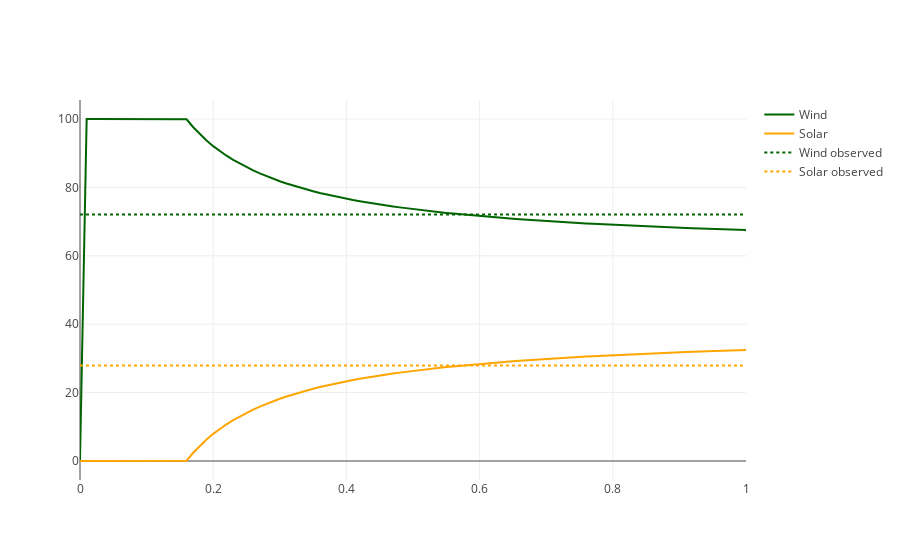

Write notebook code for a chart like this one.
### Code cell
def plot_renewable_shares(
        df: pd.DataFrame, 
        renewables: list[str]=["wind", "solar"],
        scenario: str="optimalRE",
    ):
    """Plot share of each renewable technology in total renewable generation.
    Args:
        df: dataframe with hourly results
        renewables: list of renewable technologies
        scenario: scenario to plot (usually: optimalRE)
    """
    df_ = (
        df
        [["scenario","share_renewable"] + renewables]
        .groupby(["scenario", "share_renewable"])[renewables]
        .sum()
        .assign(
            total=lambda x: x.sum(1)
        )
    )
    df_ = (df_.div(df_["total"], axis=0) * 100).fillna(0).round(2).reset_index()
    #df_.query("scenario == 'optimalRE'")
    df_p = df_.query("scenario == 'optimalRE'")
    fig = go.Figure()

    fig.add_trace(
        go.Scatter(
            x=df_p["share_renewable"], 
            y=df_p["wind"], 
            mode="lines", 
            name="Wind",
            marker=dict(color="darkgreen"),
        )
    )

    for r in renewables:
        fig.add_trace(
            go.Scatter(
                x=df_p["share_renewable"], 
                y=df_p[r], 
                mode="lines", 
                name=r.capitalize(),
                # marker=dict(color="orange"),
            )
        )
    fig.update_layout(
        title=f"Share of Renewable Technologies in Total Renewable Generation",
        xaxis=dict(domain=[0, 1], title="Share of Renewables in Demand [%]"),
        yaxis=dict(title="Technology Share in Total RE Generation [%]", 
                rangemode="tozero"),
    )
    return fig
fig = plot_renewable_shares(df)
fig.show()
